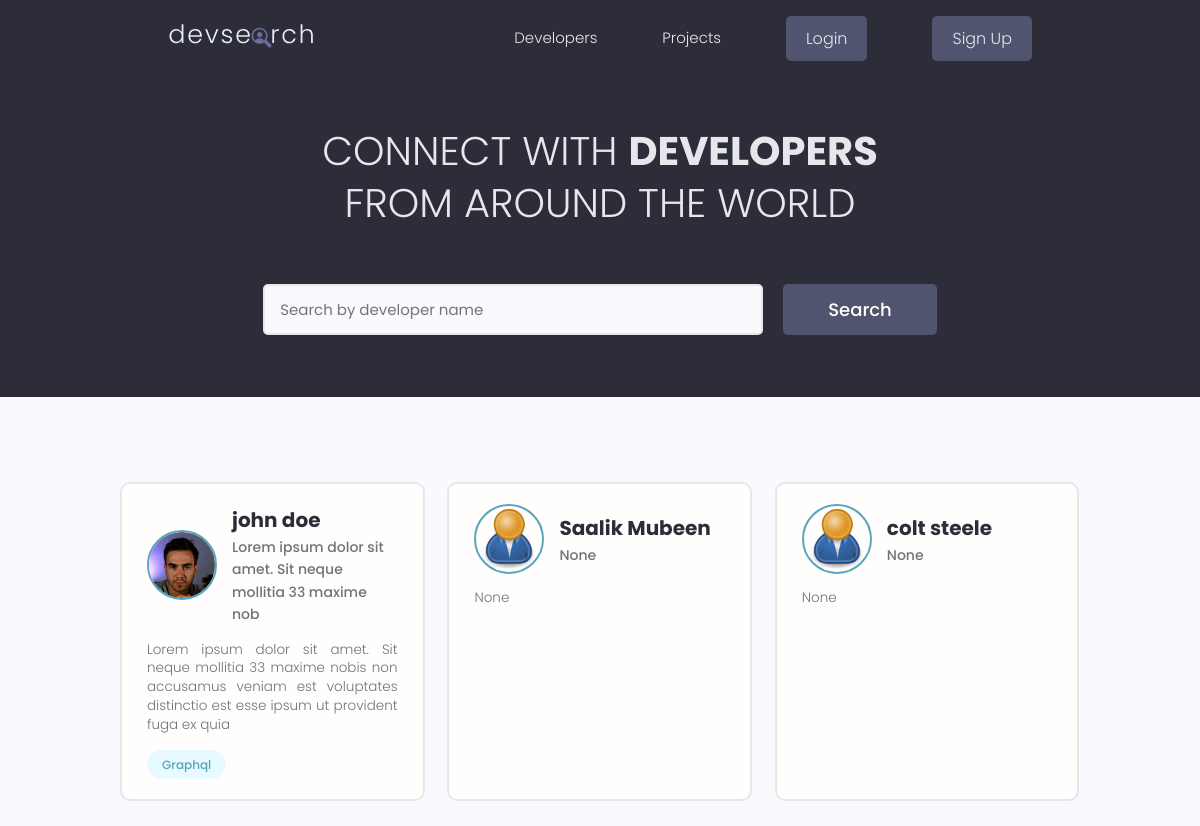
The page / on the database its author committed.
### users/models.py (models this page shows, shortened)
class Profile(models.Model):
    id = models.UUIDField(default=uuid.uuid4, unique=True, primary_key=True, editable=False)
    user = models.OneToOneField(User, on_delete=models.CASCADE)
    name = models.CharField(max_length=200)
    email = models.EmailField(max_length=500)
    username = models.CharField(max_length=200)
    location = models.CharField(max_length=200, blank=True, null=True)
    short_intro = models.CharField(max_length=200, blank=True, null=True)
    bio = models.TextField(blank=True, null=True)
    profile_image = models.ImageField(null=True, blank=True, upload_to='profiles/', default="profiles/user-default.png")
    social_github = models.CharField(max_length=200, blank=True, null=True)
    social_twitter = models.CharField(max_length=200, blank=True, null=True)
    social_linkedin = models.CharField(max_length=200, blank=True, null=True)
    social_youtube = models.CharField(max_length=200, blank=True, null=True)
    social_website = models.CharField(max_length=200, blank=True, null=True)
    created = models.DateTimeField(auto_now_add=True)
    class Meta:
        ordering = ["created"]

class Skill(models.Model):
    id = models.UUIDField(default=uuid.uuid4, unique=True, primary_key=True, editable=False)
    owner = models.ForeignKey(Profile, on_delete=models.CASCADE, null=True)
    name = models.CharField(max_length=200, blank=True, null=True)
    description = models.TextField(null=True, blank=True)
    created = models.DateTimeField(auto_now_add=True)
    def __str__(self):
        return self.name

### users/views.py (the view)
# urls.py: path("", views.index, name="home"),
def index(request):
    profiles, search_query = search_profiles(request)
    page_obj, custom_range, total_pages = paginate_profiles(request, profiles)
    return render(request, 'users/index.html', {"profiles": page_obj, "search_query": search_query,
                                "page_range": custom_range, "total_pages": total_pages})

### users/utils.py (called while the page is built)
def search_profiles(request):
    search_query = ""
    if request.GET.get("search_query"):
        search_query = request.GET.get("search_query")
    skills = Skill.objects.filter(name__icontains=search_query)
    profiles = Profile.objects.distinct().filter(
        Q(name__icontains=search_query) |
        Q(short_intro__icontains=search_query) |
        Q(skill__in=skills)
    )
    return profiles, search_query

def paginate_profiles(request, profiles):
    per_page = 3
    page_number = request.GET.get("page") or 1
    paginator = Paginator(profiles, per_page)
    total_pages = paginator.num_pages
    try:
        page_obj = paginator.page(page_number)
    except EmptyPage:
        page_obj = paginator.page(total_pages)
    except PageNotAnInteger:
        page_obj = paginator.page(1)
    current_page = page_obj.number
    left_index = current_page - 2 if current_page > 2 else 1
    right_index = current_page + 2 if current_page < total_pages - 1 else total_pages
    custom_range = range(left_index, right_index + 1)
    return page_obj, custom_range, total_pages

### users/templates/users/index.html (shortened to what this page needs)
{% extends 'base.html' %}
{% block content %}
<main class="home">
    <section class="hero-section text-center">
        <div class="container container--narrow">
            <div class="hero-section__box">
                <h2>CONNECT WITH <span>DEVELOPERS</span></h2>
                <h2>FROM AROUND THE WORLD</h2>
            </div>
            <div class="hero-section__search">
                <form id="searchForm" class="form" action="" method="get">
                    <div class="form__field">
                        <input class="input input--text" id="formInput#search" type="text" name="search_query"
                            value="{{search_query}}" placeholder="Search by developer name" />
                    </div>
                    <input class="btn btn--sub btn--lg" type="submit" value="Search" />
                </form>
            </div>
        </div>
    </section>
    <section class="devlist">
        <div class="container">
            <div class="grid grid--three">
                {% for profile in profiles %}
                <div class="column card">
                    <div class="dev">
                        <a href="{% url 'user-profile' profile.id %}" class="card__body">
                            <div class="dev__profile">
                                <img class="avatar avatar--md" src="{{ profile.profile_image.url }}" alt="image" />
                                <div class="dev__meta">
                                    <h3>{{profile.name}}</h3>
                                    <h5>{{profile.short_intro|slice:"60"}}</h5>
                                </div>
                            </div>
                            <p class="dev__info">{{profile.bio|slice:"150"}}</p>
                            <div class="dev__skills">
                                {% for skill in profile.skill_set.all|slice:"5" %}
                                <span class="tag tag--pill tag--main">
                                    <small>{{skill}}</small>
                                </span>
                                {% endfor %}
                            </div>
                        </a>
                    </div>
                </div>
                {% endfor %}
            </div>
        </div>
    </section>
</main>
{% endblock content %}

### static/styles/app.css (style rules this page uses)
:root { --color-sub: #2d2d39; }
.btn--sub { background-color: var(--color-sub-light); }
.card { border: 2px solid var(--color-light); }
img { width: 100%; }
.hero-section { height: 40vh; display: flex; align-items: center; background-color: var(--color-sub); }
.hero-section__box { margin-bottom: 4rem; }
.hero-section__box > h2, .hero-section__box > h2 > span { font-size: 4rem; color: var(--color-light); line-height: 1.3; text-transform: uppercase; }
.hero-section__box > h2 { font-weight: 300; }
.hero-section__box > h2 > span { font-weight: 700; }
.hero-section__search > .form { display: flex; align-items: center; justify-content: center; gap: 2rem; }
.hero-section__search > .form input.input--text { width: 50rem; }
.devlist { margin-top: 8rem; }
.devlist .grid { align-items: stretch; }
.devlist .dev .dev__profile { display: flex; align-items: center; gap: 1.5rem; }
.devlist .dev .dev__meta h3 { color: var(--color-sub); font-size: 2rem; font-weight: 700; }
.devlist .dev .dev__meta h5 { color: var(--color-text); font-size: 1.4rem; font-weight: 500; }
.devlist .dev .dev__info { margin: 1.5rem 0; font-size: 1.35rem; line-height: 1.4; text-align: justify; }

### static/uikit/styles/modules/_variables.css (style rules this page uses)
:root { --color-main: #5aa5b9; --color-main-light: #e6faff; --color-sub: #3f4156; --color-sub-light: #51546e; --color-sub-lighter: #ededfd; --color-text: #737373; --color-gray: #8b8b8b; --color-light: #e5e7eb; --color-light-gray: #767676; --color-bg: #f8fafd; --color-white: #fffefd; --color-white-light: #f3f3f3; --color-success: #359e64; --color-success-bg: #def8e8; --color-error: #fc4b0b; --color-error-bg: #fff2ee; --font-base: 'Poppins', arial, helvetica, 'Segoe UI', roboto, ubuntu, sans-serif; --font-monospace: 'Fira Code', 'Courier New', courier, monospace; --font-regular: 300; --font-medium: 500; --font-bold: 700; --generic-shadow: 1px 1px 5px #00000010; --generic-transition: all 0.3s ease-in-out; }

### static/uikit/styles/modules/_base.css (style rules this page uses)
* { margin: 0; padding: 0; box-sizing: border-box; text-rendering: optimizeLegibility; color: inherit; font-size: inherit; }
html { font-size: 50%; }
@media only screen and (min-width: 480px) { html { font-size: 56.25%; } }
@media only screen and (min-width: 1200px) { html { font-size: 62.5%; } }
body { line-height: 1.6; font-weight: 400; font-size: 1.5rem; color: var(--color-text); background-color: var(--color-bg); min-height: 100vh; }

### static/uikit/styles/modules/_typography.css (style rules this page uses)
* { font-family: var(--font-base); }
h2 { font-size: 3.6rem; font-weight: var(--font-bold); }
h3 { font-size: 3.2rem; font-weight: var(--font-medium); }
h5 { font-size: 2.4rem; font-weight: var(--font-medium); }
h5, h6 { font-weight: var(--font-regular); }
p, span, strong { font-size: 1.6rem; color: var(--color-text); font-weight: var(--font-regular); }
a { padding-bottom: 2px; text-decoration: none; display: inline-block; color: var(--color-main); font-weight: var(--font-medium); }

### static/uikit/styles/modules/_utilities.css (style rules this page uses)
.container { width: 92%; max-width: 165rem; margin: 0 auto; box-sizing: border-box; }
.container--narrow { width: 92%; max-width: 120rem; }
@media screen and (min-width: 1000px) { .container { width: 90%; } }
@media screen and (min-width: 1000px) { .container--narrow { width: 85%; } }
@media screen and (min-width: 1200px) { .container { width: 80%; } }
@media screen and (min-width: 1200px) { .container--narrow { width: 72%; } }
.text-center { text-align: center; }

### static/uikit/styles/modules/_avatar.css (style rules this page uses)
.avatar { border-radius: 50%; border: 2px solid var(--color-main); object-fit: cover; }
.avatar--md { height: 7rem; width: 7rem; }

### static/uikit/styles/modules/_button.css (style rules this page uses)
.btn { display: inline-block; position: relative; cursor: pointer; background-color: var(--color-light); font-weight: var(--font-medium); color: var(--color-sub); text-decoration: none; padding: 1rem 2rem; border-radius: 0.5rem; border: none; width: -webkit-fit-content; width: -moz-fit-content; width: fit-content; height: -webkit-fit-content; height: -moz-fit-content; height: fit-content; font-size: 1.6rem; outline-width: 0; outline-color: transparent; -webkit-backface-visibility: hidden; backface-visibility: hidden; transition: all 0.3s ease-in-out; }
.btn--sub { background-color: var(--color-sub); color: var(--color-white); }
.btn--lg { font-size: 1.8rem; padding: 1.2rem 4.5rem; }

### static/uikit/styles/modules/_card.css (style rules this page uses)
.card { border-radius: 1rem; background-color: var(--color-white); border: 1.5px solid var(--color-light); width: auto; height: auto; margin-top: 0.5rem; margin-bottom: 0.5rem; overflow: hidden; }
.card__body, .card__header { padding: 2rem 2.5rem; }

### rows shown on the page
Profile: profile_image (picture), name "john doe", short_intro "Lorem ipsum dolor sit amet. Sit neque mollitia 33 maxime nob", bio "Lorem ipsum dolor sit amet. Sit neque mollitia 33 maxime nobis non accusamus veniam est voluptates distinctio est esse ipsum ut provident fuga ex quia"
Skill: name "Graphql"
Profile: profile_image (placeholder picture), name "Saalik Mubeen", short_intro "None", bio "None"
Profile: profile_image (placeholder picture), name "colt steele", short_intro "None", bio "None"
